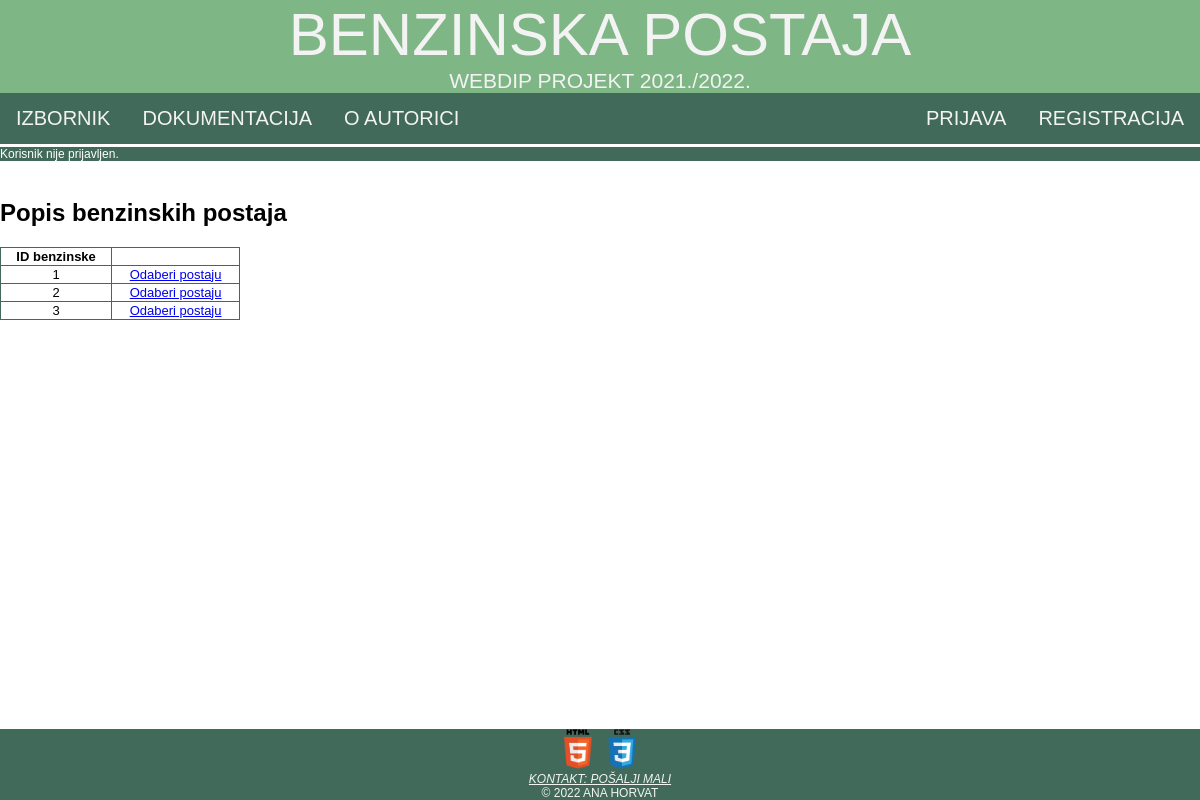
The app's page /popisBenzinskihPostaja.php with its own data.
### tables this page shows
CREATE TABLE `benzinska_postaja` (
  `id_benzinske_postaje` int(11) NOT NULL,
  `lokacija` int(11) NOT NULL,
  `radno_vrijeme` varchar(45) NOT NULL,
  `broj_mjesta` int(11) NOT NULL,
  `moderator` int(11) NOT NULL,
  `ukupno_natoceno` int(11) NOT NULL
);

### class/baza.class.php (called while the page is built, shortened)
<?php
class Baza {
    private $veza = null;
    function spojiDB() {
        $this->veza = new mysqli(self::server, self::korisnik, self::lozinka, self::baza);
        $this->veza->set_charset("utf8");
        return $this->veza;
    }
    function selectDB($upit) {
        $rezultat = $this->veza->query($upit);
        return $rezultat;
    }
}
?>

### popisBenzinskihPostaja.php (the view, shortened to what this page needs)
<?php
$adresa = $_SERVER["HTTP_HOST"] . $_SERVER["REQUEST_URI"];
require("./class/baza.class.php");
$baza = new Baza();
$upit = "SELECT id_benzinske_postaje FROM benzinska_postaja";
$baza->spojiDB();
$rezultat = $baza->selectDB($upit);
$tablica = "<table style='width:20%'><tr><th>ID benzinske</th></tr>\n";
while (list($id_benzinske) = $rezultat->fetch_array()){
    $tablica.= "<tr><td>$id_benzinske</td><td><a href='pregledajBenzinsku.php?id=$id_benzinske'>Odaberi postaju</a></td></tr>\n";
}
$tablica.= "</table>\n";
?>
<!DOCTYPE html>
<html>
<head>
    <link rel="stylesheet" href="./css/ahorvat3.css" type="text/css">
</head>
<body>
    <header id="zaglavlje">
        <a class="naslov" href="./index.php">Benzinska postaja</a>
        <br>
        <a class="opis">WebDiP projekt 2021./2022.</a>
    </header>
    <nav>
        <ul id="navigacija">
            <li class="lijevo"><a href="izbornik.php">Izbornik</a></li>
            <li class="lijevo"><a href="dokumentacija.html">Dokumentacija</a></li>
            <li class="lijevo"><a href="o_autoru.html">O autorici</a></li>
            <li class="desno"><a href="registracija.php">Registracija</a></li>
            <li class="desno"><a href="./prijava.php">Prijava</a></li>
        </ul>
    </nav>
    <?php
    if (isset($_SESSION['korisnik'])) {
        echo "<a id=\"prijavljenkor\" href=\"odjava.php\">Trenutno ste prijavljeni kao korisnik $_SESSION[korisnik]. Kliknite ovdje za odjavu.</a>";
    } else {
        echo "<a id=\"prijavljenkor\">Korisnik nije prijavljen.</a>";
    }
    ?>
    <br>
    <h2>Popis benzinskih postaja</h2>
    <div class="zadnji">
        <?php
            echo $tablica;
        ?>
    </div>
    <footer id="podnozje">
        <a href="https://validator.w3.org/check?uri=<?php echo $adresa ?>" target="_blank"><img class="validacija" src="./materijali/HTML5.png" alt="HTML5 validacija"></a>
        <a href="https://jigsaw.w3.org/css-validator/validator?uri=<?php echo $adresa ?>" target="_blank"> <img class="validacija" src="./materijali/CSS3.png" alt="CSS3 validacija"></a>
        <address>
            <a href="mailto:ahorvat3@foi.hr">Kontakt: pošalji mali</a>
        </address>
        <a>&copy; 2022 Ana Horvat</a>
    </footer>
</body>
</html>

### css/ahorvat3.css (style rules this page uses)
html { font-family: 'Trebuchet MS', 'Lucida Sans Unicode', 'Lucida Grande', 'Lucida Sans', Arial, sans-serif; background-color: #FFFFFF; }
body { width: 100%; margin: 0em; padding: 0em; height: 100%; }
#zaglavlje { background-color: #7FB685; text-align: center; color: #F3F3F3; text-transform: uppercase; }
.naslov { font-size: 60px; text-decoration: none; color: #F3F3F3; }
.opis { font-size: 21px; }
#navigacija { list-style-type: none; margin: 0; padding: 0; overflow: hidden; background-color: #426A5A; }
#navigacija li.lijevo { float: left; }
#navigacija li.desno { float: right; }
#navigacija li a { display: block; color: #F3F3F3; text-align: center; padding: 14px 16px; text-decoration: none; text-transform: uppercase; font-size: 20px; }
#podnozje { font-size: 12px; background-color: #426A5A; text-align: center; color: #F3F3F3; text-transform: uppercase; text-decoration: none; position: fixed; bottom: 0; width: 100%; }
#podnozje a { color: #F3F3F3; }
.validacija { height: 40px; width: 40px; }
.lijevo { text-align: left; }
#prijavljenkor { border-top-color: white; border-top-style: solid; display: block; background-color: #426A5A; color:white; text-decoration: none; text-align: left; font-size: 12px; }
.zadnji { margin-bottom: 10%; }
table, th, td { border: 1px solid #426A5A ; border-collapse: collapse; text-align: center; font-size: small; }

### records on screen
benzinska_postaja: id_benzinske_postaje "1"
benzinska_postaja: id_benzinske_postaje "2"
benzinska_postaja: id_benzinske_postaje "3"
